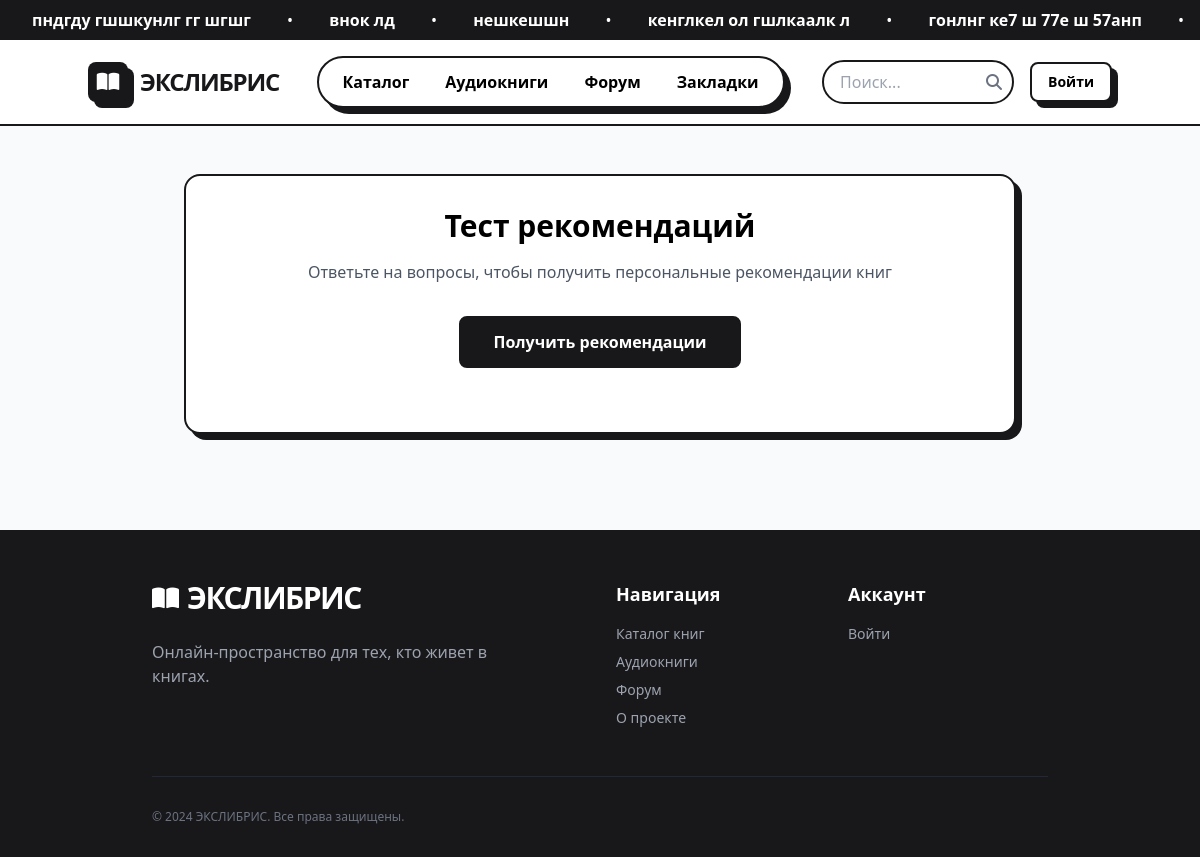
The app's page /quiz/ with its own data.
### Exlib_app/models.py (models this page shows, shortened)
class MarqueeMessage(models.Model):
    text = models.CharField(max_length=200, verbose_name="Текст сообщения")
    is_active = models.BooleanField(default=True, verbose_name="Активно")
    order = models.PositiveIntegerField(default=0, verbose_name="Порядок")
    created_at = models.DateTimeField(auto_now_add=True)
    class Meta:
        verbose_name = "Сообщение бегущей строки"
        verbose_name_plural = "Сообщения бегущей строки"
        ordering = ['order']

### Exlib_app/views.py (the view)
# urls.py: path('quiz/', views.recommendation_quiz, name='recommendation_quiz'),
def recommendation_quiz(request):
    context = get_common_context()
    questions = RecommendationQuiz.objects.all().order_by('order')
    context.update({
        'questions': questions,
    })
    return render(request, 'Exlib_app/recommendation_quiz.html', context)

### Exlib_app/views.py (called while the page is built)
def get_common_context():
    return {
        'marquee_messages': MarqueeMessage.objects.filter(is_active=True).order_by('order'),
        'genres': Genre.objects.all(),
        'authors': Author.objects.all(),
    }

### Exlib_app/templates/Exlib_app/recommendation_quiz.html (shortened to what this page needs)
{% extends 'Exlib_app/base.html' %}
{% block content %}
<div class="container mx-auto px-4 lg:px-8 max-w-4xl py-12">
    <div class="bg-white border-2 border-brut-black rounded-2xl p-6 lg:p-8 shadow-hard">
        <h1 class="font-display font-extrabold text-3xl mb-4 text-center">Тест рекомендаций</h1>
        <p class="text-gray-600 text-center mb-8">Ответьте на вопросы, чтобы получить персональные рекомендации книг</p>
        <form id="quiz-form" class="space-y-8">
            <div class="text-center mt-10">
                <button type="submit"
                        class="bg-brut-black text-white px-8 py-3 rounded-lg font-bold border-2 border-brut-black hover:bg-soft-lime hover:text-brut-black transition-colors">
                    Получить рекомендации
                </button>
            </div>
        </form>
    </div>
</div>
{% endblock %}

### Exlib_app/templates/Exlib_app/base.html (shortened to what this page needs)
<!DOCTYPE html>
<html lang="ru">
<head>
    {% load static %}
    <link rel="stylesheet" href="{% static 'css/style.css' %}">
    <script src="https://cdn.tailwindcss.com"></script>
    <link rel="stylesheet" href="https://cdnjs.cloudflare.com/ajax/libs/font-awesome/6.4.0/css/all.min.css">
</head>
<body class="min-h-screen flex flex-col bg-gray-50">
    {% if marquee_messages %}
    <div class="bg-brut-black text-white py-2 overflow-hidden">
        <div class="animate-marquee whitespace-nowrap">
            {% for message in marquee_messages %}
            <span class="mx-8 font-bold">{{ message.text }}</span>
            {% if not forloop.last %}•{% endif %}
            {% endfor %}
        </div>
    </div>
    {% endif %}
    <header class="sticky top-0 z-50 bg-white border-b-2 border-brut-black px-6 py-4">
        <div class="container flex justify-between items-center">
            <div class="flex items-center gap-3">
                <a href="{% url 'index' %}" class="flex items-center gap-3">
                    <div class="w-10 h-10 bg-brut-black text-white flex items-center justify-center rounded-lg shadow-hard">
                        <i class="fa-solid fa-book-open text-xl"></i>
                    </div>
                    <h1 class="font-display font-extrabold text-2xl tracking-tighter text-brut-black">ЭКСЛИБРИС</h1>
                </a>
            </div>
            <nav class="hidden md:flex gap-1 bg-white border-2 border-brut-black rounded-full px-2 py-1 shadow-hard">
                <a href="{% url 'book_list' %}" class="px-4 py-2 rounded-full font-bold hover:bg-soft-lime transition-colors">Каталог</a>
                <a href="{% url 'audiobook_list' %}" class="px-4 py-2 rounded-full font-bold hover:bg-soft-purple transition-colors">Аудиокниги</a>
                <a href="{% url 'forum' %}" class="px-4 py-2 rounded-full font-bold hover:bg-soft-pink transition-colors">Форум</a>
                <a href="{% url 'bookmarks' %}" class="px-4 py-2 rounded-full font-bold hover:bg-soft-blue transition-colors">Закладки</a>
            </nav>
            <div class="flex items-center gap-4">
                <form id="search-form" class="relative hidden md:block">
                    <input type="text" name="q" placeholder="Поиск..."
                           class="border-2 border-brut-black rounded-full px-4 py-2 pr-10 w-48 focus:outline-none">
                    <button type="submit" class="absolute right-3 top-1/2 transform -translate-y-1/2">
                        <i class="fa-solid fa-magnifying-glass text-gray-500"></i>
                    </button>
                </form>
                {% if user.is_authenticated %}
                <a href="{% url 'profile' %}" class="flex items-center gap-2 border-2 border-brut-black px-3 py-1.5 rounded-lg bg-white shadow-hard">
                    <div class="w-6 h-6 bg-soft-lime rounded-full border border-brut-black overflow-hidden">
                        {% if user.userprofile.avatar %}
                            <img src="{{ user.userprofile.avatar.url }}" alt="Avatar" class="object-cover w-full h-full">
                        {% else %}
                            <div class="w-full h-full flex items-center justify-center text-xs font-bold">
                                {{ user.username|first|upper }}
                            </div>
                        {% endif %}
                    </div>
                    <span class="font-bold text-sm">{{ user.username }}</span>
                </a>
                {% else %}
                <a href="/admin/login/" class="border-2 border-brut-black px-4 py-2 rounded-lg bg-white shadow-hard hover:bg-soft-lime transition-colors font-bold text-sm">
                    Войти
                </a>
                {% endif %}
            </div>
        </div>
    </header>
    <main class="flex-grow">
        <div class="container px-4 lg:px-8">
            {% block content %}{% endblock %}
        </div>
    </main>
    <footer class="bg-brut-black text-white pt-12 pb-8 border-t-2 border-brut-black mt-12">
        <div class="container px-8 lg:px-16">
            <div class="grid grid-cols-1 md:grid-cols-4 gap-8 mb-12">
                <div class="md:col-span-2">
                    <div class="flex items-center gap-2 mb-6">
                        <i class="fa-solid fa-book-open text-2xl text-soft-lime"></i>
                        <span class="font-display font-bold text-3xl tracking-tighter">ЭКСЛИБРИС</span>
                    </div>
                    <p class="max-w-sm text-gray-400 mb-6">
                        Онлайн-пространство для тех, кто живет в книгах.
                    </p>
                </div>
                <div>
                    <h4 class="font-bold text-lg mb-4 text-soft-lime">Навигация</h4>
                    <ul class="space-y-2 text-gray-400 text-sm">
                        <li><a href="{% url 'book_list' %}" class="hover:text-white transition-colors">Каталог книг</a></li>
                        <li><a href="{% url 'audiobook_list' %}" class="hover:text-white transition-colors">Аудиокниги</a></li>
                        <li><a href="{% url 'forum' %}" class="hover:text-white transition-colors">Форум</a></li>
                        <li><a href="{% url 'about' %}" class="hover:text-white transition-colors">О проекте</a></li>
                    </ul>
                </div>
                <div>
                    <h4 class="font-bold text-lg mb-4 text-soft-lime">Аккаунт</h4>
                    <ul class="space-y-2 text-gray-400 text-sm">
                        {% if user.is_authenticated %}
                        <li><a href="{% url 'profile' %}" class="hover:text-white transition-colors">Мой профиль</a></li>
                        <li><a href="{% url 'bookmarks' %}" class="hover:text-white transition-colors">Закладки</a></li>
                        <li><a href="/admin/logout/" class="hover:text-white transition-colors">Выйти</a></li>
                        {% else %}
                        <li><a href="/admin/login/" class="hover:text-white transition-colors">Войти</a></li>
                        {% endif %}
                    </ul>
                </div>
            </div>
            <div class="pt-8 border-t border-gray-800 flex flex-col md:flex-row justify-between items-center text-xs text-gray-500">
                <p>&copy; 2024 ЭКСЛИБРИС. Все права защищены.</p>
            </div>
        </div>
    </footer>
</body>
</html>

### Exlib_app/static/css/style.css (style rules this page uses)
.container { max-width: 100%; }
@media (min-width: 640px) { .container { max-width: 640px; } }
@media (min-width: 768px) { .container { max-width: 768px; } }
@media (min-width: 1024px) { .container { max-width: 1024px; } }
.animate-marquee { animation: marquee 30s linear infinite; }
.shadow-hard { box-shadow: 6px 6px 0px #18181B; }
.bg-brut-black { background-color: #18181B; }
.text-brut-black { color: #18181B; }
.border-brut-black { border-color: #18181B; }

### Exlib_app/templates/Exlib_app/base.html (style rules this page uses)
.container { max-width: 1280px; margin-left: auto; margin-right: auto; }

### records on screen
MarqueeMessage: text "пндгду гшшкунлг гг шгшг"
MarqueeMessage: text "внок лд"
MarqueeMessage: text "нешкешшн"
MarqueeMessage: text "кенглкел ол гшлкаалк л"
MarqueeMessage: text "гонлнг ке7 ш 77е ш 57анп"
